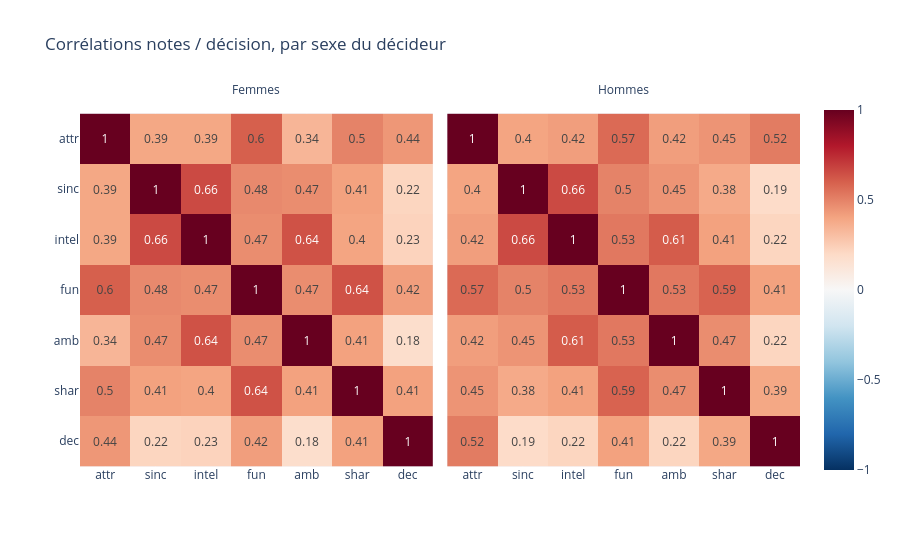

Write notebook code for a chart like this one.
### Markdown cell above
Cette matrice donne une tendance globale mais merite d'etre decomposée par genre.

### Code cell
mat_f = df[df["gender"] == 0][notes + ["dec"]].corr().round(2)
mat_h = df[df["gender"] == 1][notes + ["dec"]].corr().round(2)

fig = px.imshow(np.stack([mat_f.values, mat_h.values]),
                x=mat_f.columns, y=mat_f.index,
                facet_col=0,
                text_auto=True,
                color_continuous_scale="RdBu_r",
                zmin=-1, zmax=1,
                title="Corrélations notes / décision, par sexe du décideur")

fig.layout.annotations[0].text = "Femmes"
fig.layout.annotations[1].text = "Hommes"
fig.show()

### Figure 1 — Plotly figure (JSON) as saved in the notebook; plotly's stock layout.template omitted (floating-point values rounded to 4 significant figures)
{"data": [{"coloraxis": "coloraxis", "hovertemplate": "x: %{x}<br>y: %{y}<br>color: %{z}<extra></extra>", "name": "0", "texttemplate": "%{z}", "type": "heatmap", "x": ["attr", "sinc", "intel", "fun", "amb", "shar", "dec"], "xaxis": "x", "y": ["attr", "sinc", "intel", "fun", "amb", "shar", "dec"], "yaxis": "y", "z": [[1, 0.39, 0.39, 0.6, 0.34, 0.5, 0.44], [0.39, 1, 0.66, 0.48, 0.47, 0.41, 0.22], [0.39, 0.66, 1, 0.47, 0.64, 0.4, 0.23], [0.6, 0.48, 0.47, 1, 0.47, 0.64, 0.42], [0.34, 0.47, 0.64, 0.47, 1, 0.41, 0.18], [0.5, 0.41, 0.4, 0.64, 0.41, 1, 0.41], [0.44, 0.22, 0.23, 0.42, 0.18, 0.41, 1]]}, {"coloraxis": "coloraxis", "hovertemplate": "x: %{x}<br>y: %{y}<br>color: %{z}<extra></extra>", "name": "1", "texttemplate": "%{z}", "type": "heatmap", "x": ["attr", "sinc", "intel", "fun", "amb", "shar", "dec"], "xaxis": "x2", "y": ["attr", "sinc", "intel", "fun", "amb", "shar", "dec"], "yaxis": "y2", "z": [[1, 0.4, 0.42, 0.57, 0.42, 0.45, 0.52], [0.4, 1, 0.66, 0.5, 0.45, 0.38, 0.19], [0.42, 0.66, 1, 0.53, 0.61, 0.41, 0.22], [0.57, 0.5, 0.53, 1, 0.53, 0.59, 0.41], [0.42, 0.45, 0.61, 0.53, 1, 0.47, 0.22], [0.45, 0.38, 0.41, 0.59, 0.47, 1, 0.39], [0.52, 0.19, 0.22, 0.41, 0.22, 0.39, 1]]}], "layout": {"annotations": [{"font": {}, "showarrow": false, "text": "Femmes", "x": 0.245, "xanchor": "center", "xref": "paper", "y": 1, "yanchor": "bottom", "yref": "paper"}, {"font": {}, "showarrow": false, "text": "Hommes", "x": 0.755, "xanchor": "center", "xref": "paper", "y": 1, "yanchor": "bottom", "yref": "paper"}], "coloraxis": {"cmax": 1, "cmin": -1, "colorscale": [[0, "rgb(5,48,97)"], [0.1, "rgb(33,102,172)"], [0.2, "rgb(67,147,195)"], [0.3, "rgb(146,197,222)"], [0.4, "rgb(209,229,240)"], [0.5, "rgb(247,247,247)"], [0.6, "rgb(253,219,199)"], [0.7, "rgb(244,165,130)"], [0.8, "rgb(214,96,77)"], [0.9, "rgb(178,24,43)"], [1, "rgb(103,0,31)"]]}, "title": {"text": "Corrélations notes / décision, par sexe du décideur"}, "xaxis": {"anchor": "y", "constrain": "domain", "domain": [0, 0.49], "scaleanchor": "y"}, "xaxis2": {"anchor": "y2", "domain": [0.51, 1], "matches": "x"}, "yaxis": {"anchor": "x", "autorange": "reversed", "constrain": "domain", "domain": [0, 1]}, "yaxis2": {"anchor": "x2", "domain": [0, 1], "matches": "y", "showticklabels": false}}}
